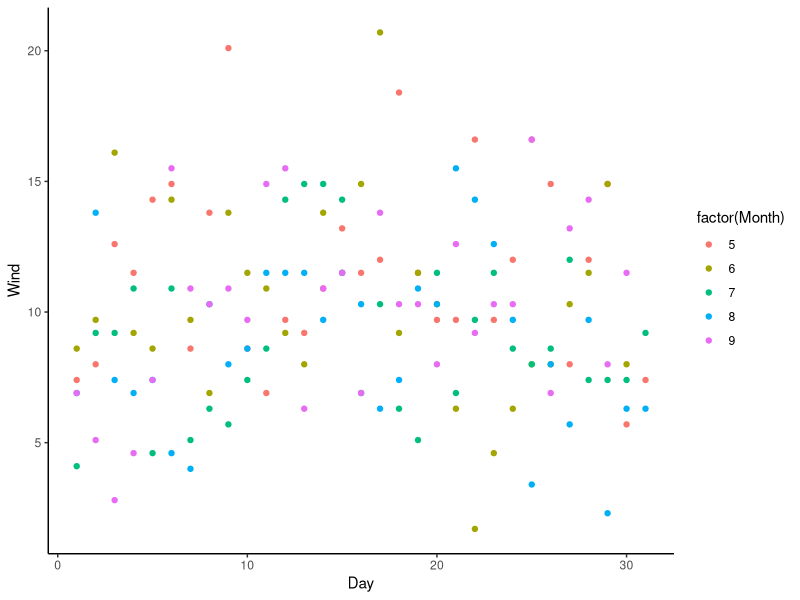
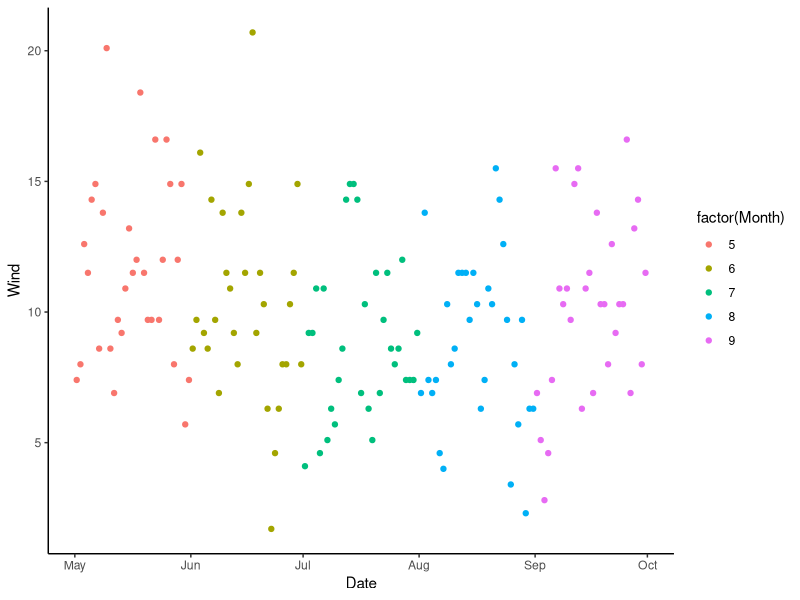

Source code (R) for these figures, in order: (Note: this script raises an error after producing the figures.)
## ---- chunk 1
#| include: false
library(tidyverse)
data(airquality)
theme_set(theme_classic())
## ---- chunk 2
#| echo: false
par(mfrow = c(1, 2))
points_days <- airquality |> 
  ggplot(aes(x = Day, y = Wind, colour = factor(Month))) +
  geom_point()
points_days
## ---- chunk 3
#| echo: true
# change format of a column as date using lubridate
library(lubridate)
airquality$Date <- ISOdate(year=2018,              # year
                            month=airquality$Month, # month
                            day=airquality$Day,
                           tz = "America/New_York")     # day

head(airquality$Date, n = 3)

## ---- chunk 4
points_dates <- airquality |> 
  ggplot(aes(x = Date, y = Wind, colour = factor(Month))) +
  geom_point()
points_dates
## ---- chunk 5
#| echo: true
x <- sample(c(1:100), size = 5)
x
x[-1] # remove the first element
x[0] # null
x[0:3] # first three elements
x[5:7] # index number > length results in NA
## ---- chunk 6
#| echo: true
median(c(1:3, rep(NA,2)))
var(c(1:3, rep(NA,2))) # so will variance
## ---- chunk 7
#| echo: true
#| error: true
x[-1:3]
